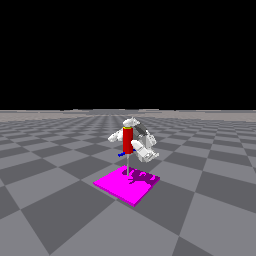
#> input picture pics/color_pic_01-23_23-36.png, 256 x 256 px
$ python refine_hsv.py
#> lines starting #> are read from the running program, lines starting #| are printed output that depends on the picture; after the words box and inside, x2 and y2 are one past the last pixel; in counts of white or black regions, pixels touching at a corner belong together
#> in main, image is the input picture: shape (256, 256, 3); mean B, G, R 71.8, 64, 69.7
import cv2
import numpy as np

import cv2
import numpy as np

def create_mask_from_hsv(image):
    """
    Creates a binary mask from an BGR image using the provided HSV range.
    Args:
        image (numpy.ndarray): BGR image of size 256x256.
        lower_hsv (numpy.ndarray): Lower bound of HSV range in the form of [H, S, V].
        upper_hsv (numpy.ndarray): Upper bound of HSV range in the form of [H, S, V].
    Returns:
        mask (numpy.ndarray): Binary mask where pixels within the range are 255 and others are 0.
    """
    # Convert BGR image to HSV
    hsv_image = cv2.cvtColor(image, cv2.COLOR_BGR2HSV)
#> hsv_image: shape (256, 256, 3); mean H, S, V 64.1, 13.1, 72.6

    # Create a mask within the specified range
    lower_red1 = np.array([0, 120, 70], dtype=np.uint8)
    upper_red1 = np.array([10, 255, 255], dtype=np.uint8)
    lower_red2 = np.array([170, 120, 70], dtype=np.uint8)
    upper_red2 = np.array([180, 255, 255], dtype=np.uint8)

    lower_yellow = np.array([20, 100, 100], dtype=np.uint8)
    upper_yellow = np.array([30, 255, 255], dtype=np.uint8)

    lower_blue = np.array([100, 150, 0], dtype=np.uint8)
    upper_blue = np.array([140, 255, 255], dtype=np.uint8)

    mask1 = cv2.inRange(hsv_image, lower_red1, upper_red1)
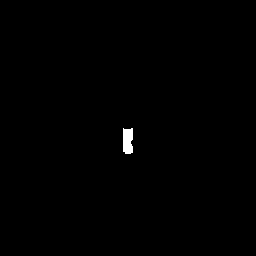
#> mask1: shape (256, 256); 0.36% white; 1 white region, box (x1, y1, x2, y2) and area: (123, 128, 133, 154) 238
    mask2 = cv2.inRange(hsv_image, lower_red2, upper_red2)
#> mask2: shape (256, 256); every value is 0
    mask3 = cv2.inRange(hsv_image, lower_yellow, upper_yellow)
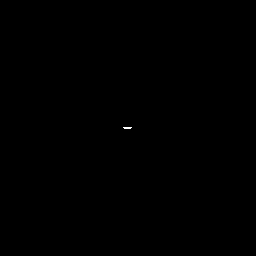
#> mask3: shape (256, 256); 0.02% white in thin lines or dots, all inside (x1, y1, x2, y2) = (123, 127, 132, 129)
    mask4 = cv2.inRange(hsv_image, lower_blue, upper_blue)
#> mask4: shape (256, 256); 0.04% white in thin lines or dots, all inside (x1, y1, x2, y2) = (118, 149, 136, 157)

    mask = mask1 | mask2 | mask3 | mask4
#> mask: shape (256, 256); 0.42% white; 1 white region, box (x1, y1, x2, y2) and area: (118, 127, 136, 157) 278
    print("mask min:", mask.min(), "max:", mask.max(), "sum:", mask.sum())
#| mask min: 0 max: 255 sum: 70890
    cv2.imwrite("debug_mask.png", mask)

    return mask

def apply_mask(image, mask):
    """
    Applies a mask to the image, showing only the parts of the image where the mask is 255.
    Args:
        image (numpy.ndarray): BGR image of size 256x256.
        mask (numpy.ndarray): Binary mask of size 256x256.
    Returns:
        masked_image (numpy.ndarray): Image with the mask applied.
    """
    # Apply the mask to the image
    mask = (mask>0).astype(np.float32)
    masked_image = image * mask[..., None]

    return masked_image.astype(np.uint8)

def display_image(image, title='Image'):
    """
    Displays an image in a window.
    Args:
        image (numpy.ndarray): Image to be displayed.
        title (str): Title of the window.
    """
    cv2.imshow(title, image)
    cv2.waitKey(0)
    cv2.destroyAllWindows()

def main(image_path):
    # Load the image (BGR format)
    image = cv2.imread(image_path)

    # Resize the image to 256x256
    image = cv2.resize(image, (256, 256))

    # Create the mask
    mask = create_mask_from_hsv(image)

    # Apply the mask to the image
    masked_image = apply_mask(image, mask)

    # Display the original and masked images
    display_image(image, title='Original Image')
    display_image(masked_image, title='Masked Image')

if __name__ == '__main__':
    # Path to the BGR image
    image_path = './pics/color_pic_01-23_23-36.png'
    main(image_path)
